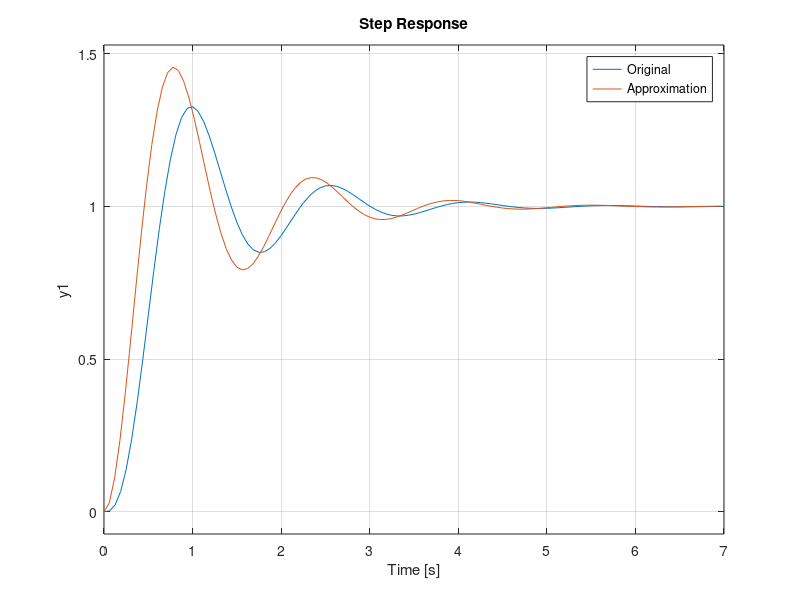
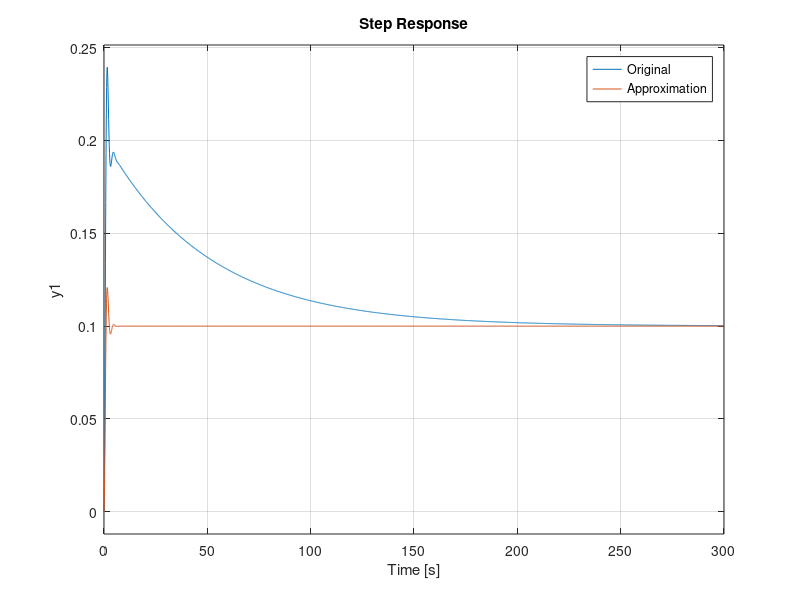

Write MATLAB code to recreate these figures, in order.
%% Part a
hold on
sys_1 = tf([0 85], [1 7 27 85]);
sys_2 = tf([0 17], [1 2 17]);
step(sys_1, sys_2);
legend("Original", "Approximation")

%% Part b
figure
hold on
sys_3 = tf([1 0.01], [1 101/50 126/25 0.1]);
sys_4 = tf(0.5, [1 2 5]);
step(sys_3, sys_4)
legend("Original", "Approximation")
hold off